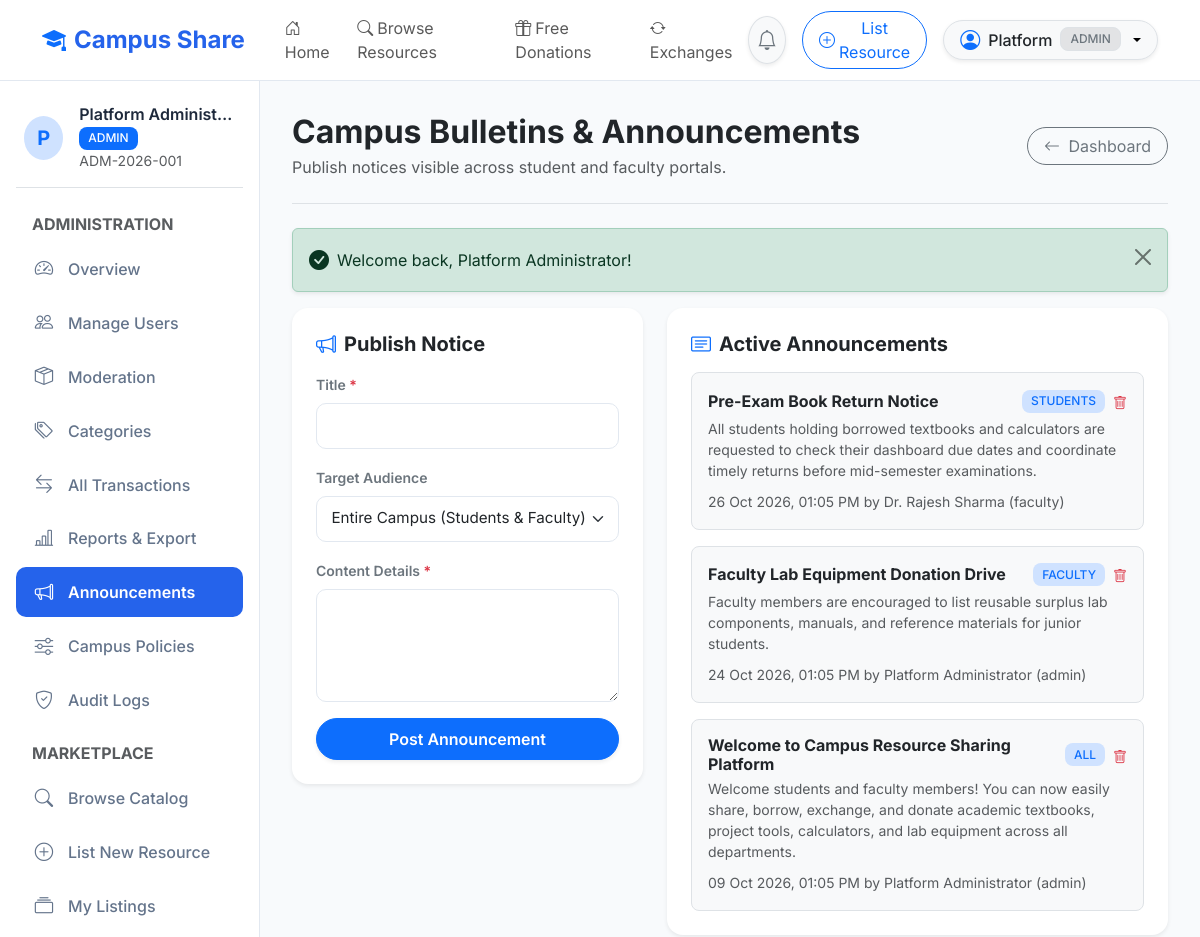
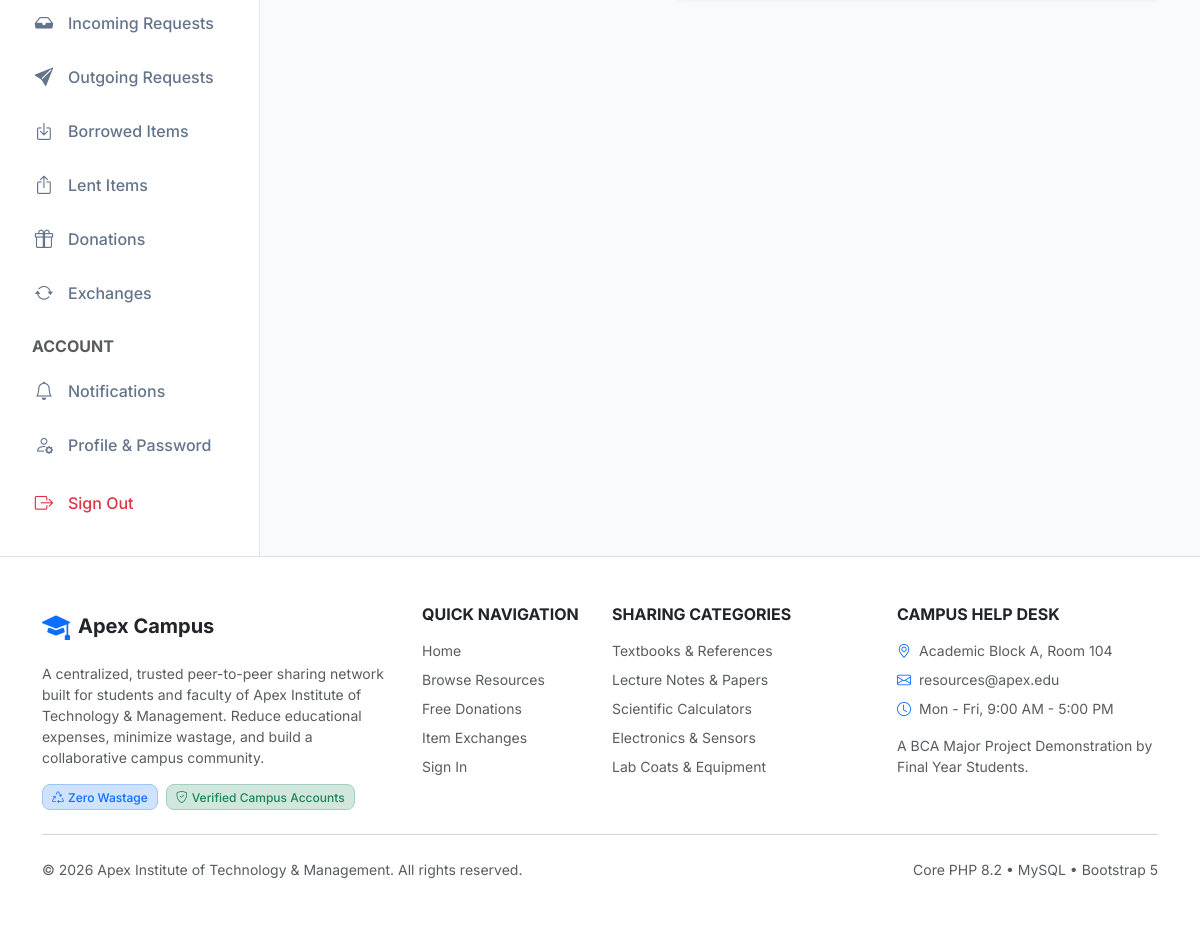
The page /admin/announcements.php (signed in) on the database its author committed (2 pictures, top to bottom).
### tables this page shows
CREATE TABLE `users` (
    `id` INT AUTO_INCREMENT PRIMARY KEY,
    `full_name` VARCHAR(100) NOT NULL,
    `email` VARCHAR(150) NOT NULL UNIQUE,
    `password_hash` VARCHAR(255) NOT NULL,
    `institution_id` VARCHAR(50) NOT NULL UNIQUE,
    `department_id` INT NULL,
    `role` ENUM('student', 'faculty', 'admin') NOT NULL DEFAULT 'student',
    `course` VARCHAR(100) NULL,
    `semester` INT NULL,
    `designation` VARCHAR(100) NULL,
    `phone` VARCHAR(30) NULL,
    `profile_image` VARCHAR(255) NULL,
    `account_status` ENUM('active', 'suspended', 'pending') NOT NULL DEFAULT 'active',
    `created_at` TIMESTAMP DEFAULT CURRENT_TIMESTAMP,
    `updated_at` TIMESTAMP DEFAULT CURRENT_TIMESTAMP ON UPDATE CURRENT_TIMESTAMP,
    INDEX `idx_users_role` (`role`),
    INDEX `idx_users_status` (`account_status`),
    CONSTRAINT `fk_users_department` FOREIGN KEY (`department_id`) REFERENCES `departments`(`id`) ON DELETE SET NULL
);

CREATE TABLE `announcements` (
    `id` INT AUTO_INCREMENT PRIMARY KEY,
    `title` VARCHAR(200) NOT NULL,
    `content` TEXT NOT NULL,
    `created_by` INT NOT NULL,
    `audience` ENUM('all', 'students', 'faculty') NOT NULL DEFAULT 'all',
    `published_at` DATETIME DEFAULT CURRENT_TIMESTAMP,
    `status` ENUM('published', 'draft', 'archived') NOT NULL DEFAULT 'published',
    `created_at` TIMESTAMP DEFAULT CURRENT_TIMESTAMP,
    INDEX `idx_ann_status` (`status`),
    INDEX `idx_ann_audience` (`audience`),
    CONSTRAINT `fk_ann_creator` FOREIGN KEY (`created_by`) REFERENCES `users`(`id`) ON DELETE RESTRICT
);

### admin/announcements.php (the view, shortened to what the rows shown need)
<?php
require_role('admin');
$pdo = Database::getConnection();
$announcements = $pdo->query("
    SELECT a.*, u.full_name as author_name, u.role as author_role
    FROM announcements a
    JOIN users u ON a.created_by = u.id
    ORDER BY a.created_at DESC
")->fetchAll();
require_once BASE_PATH . '/includes/header.php';
?>
<div class="dashboard-layout">
    <?php require_once BASE_PATH . '/includes/sidebar.php'; ?>
    <main class="dashboard-content">
        <div class="d-flex justify-content-between align-items-center pb-4 mb-4 border-bottom">
            <div>
                <h2 class="fw-bold text-dark mb-1">Campus Bulletins & Announcements</h2>
            </div>
        </div>
        <div class="row g-4">
            <div class="col-lg-7">
                <div class="card border-0 rounded-4 shadow-sm bg-white p-4">
                    <?php if (empty($announcements)): ?>
                        <div class="text-center py-4 text-muted">No announcements posted.</div>
                    <?php else: ?>
                        <div class="d-flex flex-column gap-3">
                            <?php foreach ($announcements as $ann): ?>
                                <div class="p-3 bg-light rounded-3 border">
                                    <div class="d-flex justify-content-between align-items-center mb-1">
                                        <h6 class="fw-bold text-dark mb-0"><?= e($ann['title']) ?></h6>
                                        <div class="d-flex align-items-center gap-2">
                                            <span class="badge bg-primary-subtle text-primary text-xs text-uppercase"><?= e($ann['audience']) ?></span>
                                            <form method="POST" action="<?= APP_URL ?>/admin/announcements.php" class="d-inline" data-confirm="Delete this announcement?">
                                                <button type="submit" class="btn btn-sm text-danger p-0 border-0"><i class="bi bi-trash"></i></button>
                                            </form>
                                        </div>
                                    </div>
                                    <p class="small text-muted mb-2"><?= nl2br(e($ann['content'])) ?></p>
                                    <small class="text-xs text-muted"><?= format_datetime($ann['published_at']) ?> by <?= e($ann['author_name']) ?> (<?= e($ann['author_role']) ?>)</small>
                                </div>
                            <?php endforeach; ?>
                        </div>
                    <?php endif; ?>
                </div>
            </div>
        </div>
    </main>
</div>
<?php require_once BASE_PATH . '/includes/footer.php'; ?>

### includes/navbar.php (shortened to what the rows shown need)
<?php
$currentUser = is_logged_in() ? current_user() : null;
?>
<nav class="navbar navbar-expand-lg navbar-custom sticky-top py-2">
    <div class="container">
        <div class="collapse navbar-collapse" id="navbarMain">
            <div class="d-flex align-items-center gap-3">
                <?php if ($currentUser): ?>
                    <a href="<?= APP_URL ?>/student/notifications.php" class="btn btn-light position-relative rounded-circle border shadow-sm p-2" title="Notifications">
                        <i class="bi bi-bell text-secondary fs-5"></i>
                    </a>
                    <a href="<?= APP_URL ?>/student/add_resource.php" class="btn btn-outline-primary rounded-pill px-3 py-1 text-sm d-none d-sm-inline-flex align-items-center gap-1">
                        <i class="bi bi-plus-circle"></i>
                        <span>List Resource</span>
                    </a>
                    <div class="dropdown">
                        <button class="btn btn-light dropdown-toggle border rounded-pill d-flex align-items-center gap-2 py-1 px-3 shadow-sm" type="button" data-bs-toggle="dropdown" aria-expanded="false">
                            <i class="bi bi-person-circle fs-5 text-primary"></i>
                            <span class="fw-medium text-dark"><?= e(explode(' ', $currentUser['full_name'])[0]) ?></span>
                            <span class="badge bg-secondary-subtle text-secondary border text-xs"><?= strtoupper($currentUser['role']) ?></span>
                        </button>
                    </div>
                <?php else: ?>
                    <a href="<?= APP_URL ?>/login.php" class="btn btn-outline-primary rounded-pill px-4">Sign In</a>
                    <a href="<?= APP_URL ?>/register.php" class="btn btn-primary rounded-pill px-4">Register</a>
                <?php endif; ?>
            </div>
        </div>
    </div>
</nav>

### includes/sidebar.php (shortened to what the rows shown need)
<?php
$user = current_user();
?>
<aside class="dashboard-sidebar">
    <div class="d-flex align-items-center gap-3 mb-4 pb-3 border-bottom px-2">
        <div class="rounded-circle bg-primary-subtle text-primary d-flex align-items-center justify-content-center fw-bold fs-5" style="width: 44px; height: 44px;">
            <?= strtoupper(substr($user['full_name'], 0, 1)) ?>
        </div>
        <div class="overflow-hidden">
            <h6 class="mb-0 text-truncate fw-semibold"><?= e($user['full_name']) ?></h6>
            <span class="badge bg-primary text-white text-xs text-uppercase"><?= e($user['role']) ?></span>
            <small class="d-block text-muted text-xs text-truncate"><?= e($user['institution_id']) ?></small>
        </div>
    </div>
</aside>

### rows shown on the page
users: full_name "Platform", role "ADMIN", full_name "P", full_name "Platform Administ…", institution "ADM-2026-001"
announcements: title "Pre-Exam Book Return Notice", audience "STUDENTS", content "All students holding borrowed textbooks and calculators are requested to check their dashboard due dates and coordinate timely returns before mid-semester examinations.", published_at "26 Oct 2026, 01:05 PM", created_by.full_name "Dr. Rajesh Sharma", created_by.role "faculty"
announcements: title "Faculty Lab Equipment Donation Drive", audience "FACULTY", content "Faculty members are encouraged to list reusable surplus lab components, manuals, and reference materials for junior students.", published_at "24 Oct 2026, 01:05 PM", created_by.full_name "Platform Administrator", created_by.role "admin"
announcements: title "Welcome to Campus Resource Sharing Platform", audience "ALL", content "Welcome students and faculty members! You can now easily share, borrow, exchange, and donate academic textbooks, project tools, calculators, and lab equipment across all departments.", published_at "09 Oct 2026, 01:05 PM", created_by.full_name "Platform Administrator", created_by.role "admin"

### other values the page prints
$msg "Welcome back, Platform Administrator!"
APP_NAME "Apex Campus"
INSTITUTION_NAME "Apex Institute of Technology & Management"
get_setting('campus_help_desk', 'Academic Block A, Room 104') "Academic Block A, Room 104"
get_setting('campus_contact_email', 'resources@apex.edu') "resources@apex.edu"
